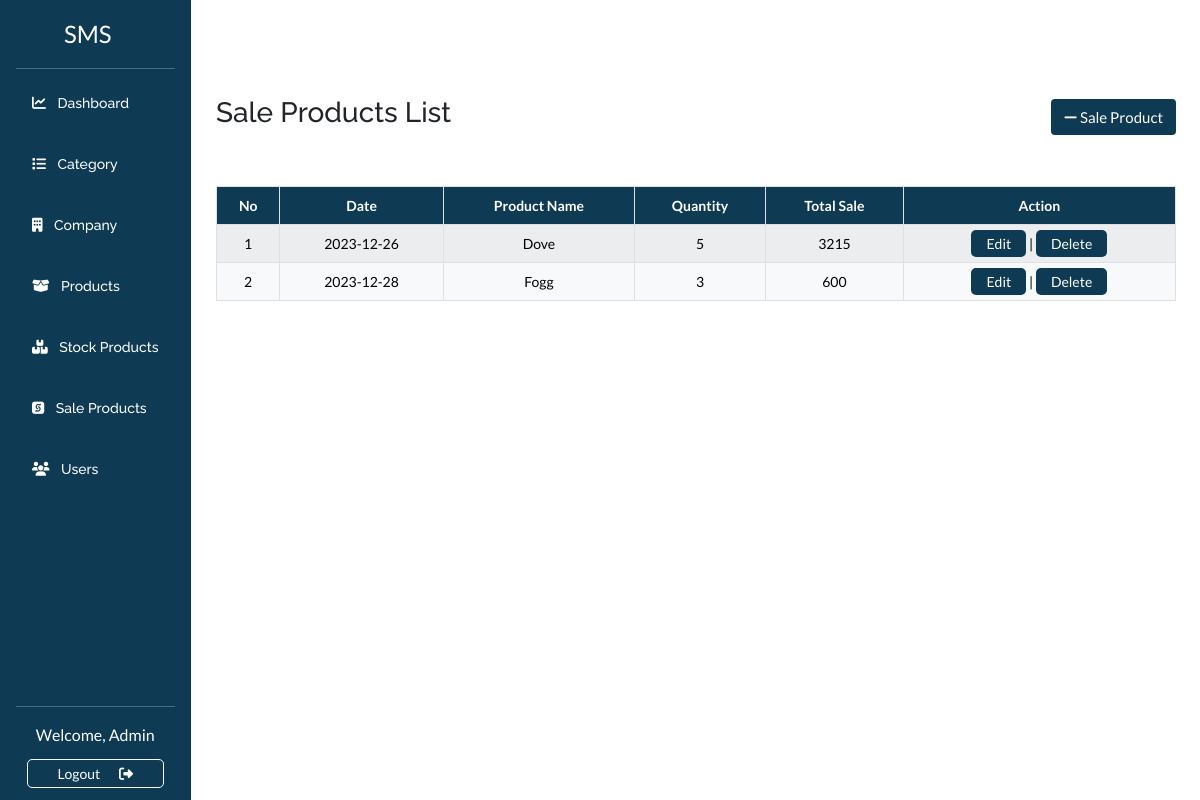
Page /sale.php (signed in) on the committed database.
### tables this page shows
CREATE TABLE `sale_info` (
  `sale_id` int(11) NOT NULL,
  `product_id` int(11) NOT NULL,
  `date` date NOT NULL,
  `sale_quantity` int(11) NOT NULL,
  `total_sale` int(11) NOT NULL
);

### sale.php (the view, shortened to what this page needs)
<?php
include("includes/connection.php");
include "includes/header.php";
?>
<div id="main_content">
    <div class="row">
        <div class="col-2 pe-0">
            <?php
              include "includes/menu.php";
            ?>
        </div>
        <div class="col-10 pt-5 ps-0 mt-5">
            <main>
            <div class="container">
            <div class="d-flex justify-content-between align-items-center mb-5">
              <h3>Sale Products List</h3>
              <button type="button" class="btn myBtn" data-bs-toggle="modal" data-bs-target="#exampleModal">
                <i class="fa-solid fa-minus"></i>
                Sale Product
              </button>
            </div>
              <?php
                $query = "SELECT * FROM sale_info";
                $data = mysqli_query($conn, $query);
                $product_list = array();
                $product_query = "SELECT * FROM product_info";
                $product_query_run = $conn->query($product_query);
                while ($products = $product_query_run->fetch_assoc()) {
                  $product_id = $products['id'];
                  $product_name = $products['product_name'];
                  $product_list[$product_id] =  $product_name;
                }
              ?>
              <table id="sale_table" class="table table-light table-striped table-bordered rounded text-center">
                <thead>
                    <tr>
                      <th>No</th>
                      <th>Date</th>
                      <th>Product Name</th>
                      <th>Quantity</th>
                      <th>Total Sale</th>
                      <th>Action</th>
                    </tr>
                </thead>
                <tbody>
                    <?php
                    $i = 1;
                    while ($row = mysqli_fetch_assoc($data)) {
                      $sale_product = $row['product_id'];
                      ?>
                        <tr>
                            <td class="sale_id">
                                <?php echo $i++ ?>
                            </td>
                            <td>
                                <?php echo $row['date'] ?>
                            </td>
                            <td class="text-capitalize">
                                <?php echo $product_list[$sale_product] ?>
                            </td>
                            <td>
                                <?php echo $row['sale_quantity'] ?>
                            </td>
                            <td>
                                <?php echo $row['total_sale'] ?>
                            </td>
                            <?php echo "<td>
                                            <a href=\"#\" class=\"actionBtn edit_sale\" data-bs-toggle=\"modal\"  >Edit</a> |
			                                <a href=\"sale_function.php?id=$row[sale_id]\" class=\"actionBtn\" onClick=\"return confirm('Are you sure you want to delete?')\">Delete</a>
                                        </td>"
                                ?>
                        </tr>
                    <?php } ?>
                </tbody>
              </table>
            </main>
        </div>
    </div>
</div>
<?php
include "includes/footer.php";
?>

### css/style.css (style rules this page uses)
:root { --white: #ffffff; --black: #000000; --primary: #0e3a53; --bg-color: #f4f4f4; --heading-font: "Raleway", sans-serif; --primary-font: "Lato", sans-serif; --input-bg: rgba(212, 211, 211, 0.44); }
* { margin: 0; padding: 0; box-sizing: border-box; }
body { width: 100vw; height: 100vh; overflow-x: hidden; font-size: 14px; font-family: "Lato", sans-serif; }
h1, h2, h3, h4, h5, h6 { font-family: var(--heading-font); }
p, a { font-family: var(--primary-font); }
.myBtn { font-size: 15px !important; color: var(--white); background-color: var(--primary); }
a.actionBtn { background-color: var(--primary); color: var(--white); padding: 5px 15px; border-radius: 5px; font-size: 14px; text-decoration: none; }
th { color: var(--white); background-color: var(--primary) !important; }

### rows in the picture
sale_info: date "2023-12-26", product "Dove", sale_quantity "5", total_sale "3215"
sale_info: date "2023-12-28", product "Fogg", sale_quantity "3", total_sale "600"

### other values in the picture
$_SESSION[username] "Admin"
